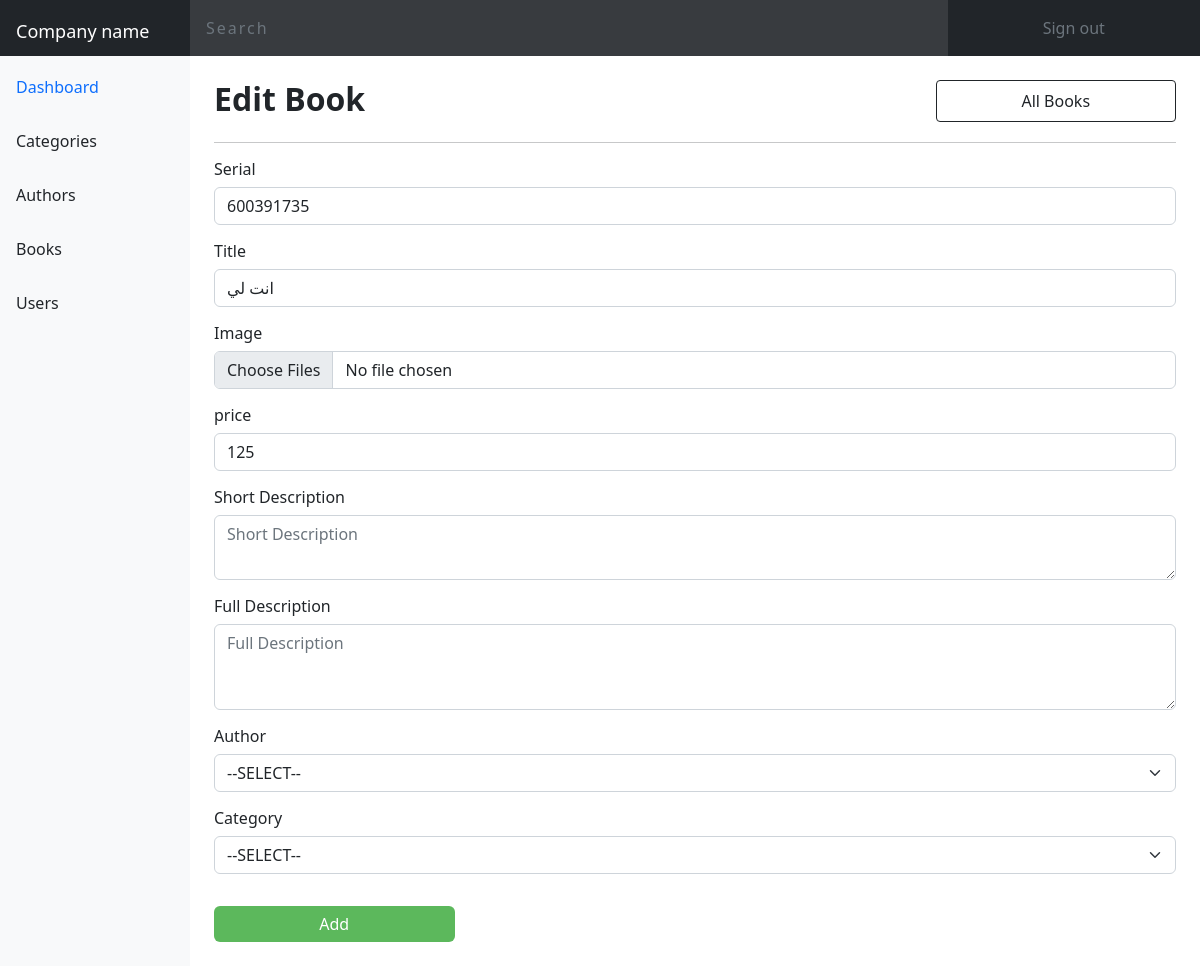
The app's page /admin/editbook.php?edit=1 (signed in) with its own data.
### tables this page shows
CREATE TABLE `books` (
  `id` int(11) NOT NULL,
  `name` varchar(200) NOT NULL,
  `image` varchar(200) NOT NULL,
  `price` varchar(7) NOT NULL,
  `serial` varchar(200) NOT NULL,
  `ShortDescription` varchar(200) NOT NULL,
  `FullDescription` text NOT NULL,
  `author` varchar(200) NOT NULL,
  `category` varchar(200) NOT NULL
);

### admin/editbook.php (the view, shortened to what this page needs)
<?php
include "header.php";
if (isset($_GET['edit'])) {
  $id = $_GET['edit'];
  $sql = "SELECT * FROM books WHERE id = '$id'";
  $result = mysqli_query($conn, $sql);
  $book = mysqli_fetch_assoc($result);
}
?>
<div class="tab p-4">
  <div id="" class="box d-flex flex-column justify-content-between position-relative">
    <h2 class="fw-600">Edit Book</h2>
    <a class="btn3 btn bg-transparent w-25 rounded-1 border position-absolute end-0 py-2 px-5" href="books.php">All
      Books</a>
    <hr />
    <form class="form" action="" method="post" enctype="multipart/form-data">
      <div class="mb-3">
        <label for="serial" class="form-label">Serial</label>
        <input type="text" class="form-control" id="serial" name="serial" value="<?php echo $book['serial'] ?>" placeholder="Serial no." required />
      </div>
      <div class="mb-3">
        <label for="name" class="form-label">Title</label>
        <input type="text" class="form-control" id="name" name="name" value="<?php echo $book['name'] ?>" placeholder="Title" required />
      </div>
      <div class="mb-3">
        <label for="formFileMultiple" class="form-label">Image</label>
        <input type="file" class="form-control" id="formFileMultiple" name="image" value="<?php echo $book['image'] ?>" placeholder="Image" multiple required onchange="showSelectedFiles()" />
      </div>
      <div class="mb-3">
        <label for="price" class="form-label">price</label>
        <input type="number" min="0" class="form-control" id="price" name="price" value="<?php echo $book['price'] ?>" placeholder="Price" required />
      </div>
      <div class="mb-3">
        <label for="exampleFormControlTextarea1" class="form-label">Short Description</label>
        <textarea name="ShortDescription" class="form-control" id="exampleFormControlTextarea1" rows="3" placeholder="Short Description" required style="height: 65px"></textarea>
      </div>
      <div class="mb-3">
        <label for="exampleFormControlTextarea2" class="form-label">Full Description</label>
        <textarea name="FullDescription" class="form-control" id="exampleFormControlTextarea2" rows="3" placeholder="Full Description" required></textarea>
      </div>
      <div class="mb-3">
        <label class="form-label" for="inputGroupSelect01">
          Author
        </label>
        <select class="form-select" name="author" id="inputGroupSelect01">
          <option class="text-uppercase" selected>
            --SELECT--
          </option>
        </select>
      </div>
      <div class="mb-3">
        <label class="form-label" for="inputGroupSelect02">
          Category
        </label>
        <select class="form-select" name="category" id="inputGroupSelect02">
          <option class="text-uppercase" selected>
            --SELECT--
          </option>
        </select>
      </div>
      <button class="add2 btn btn-success mt-3 border-0 w-25" name="update">
        Add
      </button>
    </form>
  </div>
</div>
</div>
</div>
<?php include "footer.php" ?>

### css/style.css (style rules this page uses)
* { -webkit-box-sizing: border-box; -moz-box-sizing: border-box; box-sizing: border-box; }
:root { --main-color: #0d6efd; --main-padding-top: 60px; --main-padding-bottom: 60px; }
html { scroll-behavior: smooth; }
body { background-color: #fff; }
.fw-600 { font-weight: 600; }
.dashboard .box a { border-color: #212529 !important; }
body { line-height: 1.25; }
.btn-success { color: #fff; background-color: #5cb85c; border-color: #4cae4c; }

### records on screen
books: serial "600391735", name "انت لي", price "125"
